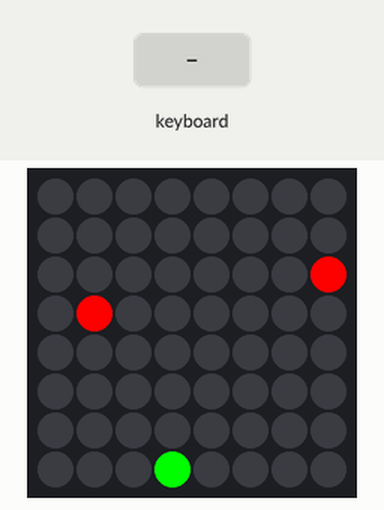
The program below on a simulated Raspberry Pi (BCM pin numbers) with a Sense HAT. Parts: the Sense HAT's 8×8 RGB LED matrix. The test bench sets the inputs (shaded band). Random numbers come from a fixed seed; the 64×8 strip is a reading aid, not a part: it shows the text the matrix is scrolling, unrolled, one strip-width of it at a time.

Above: at 11.7 s.
11.8 s: key left typed on the keyboard
At 12.3 s:
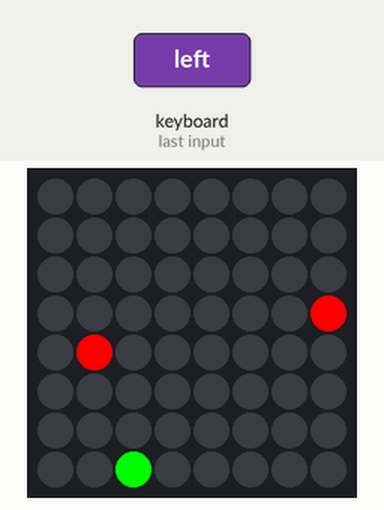
At 14.8 s:
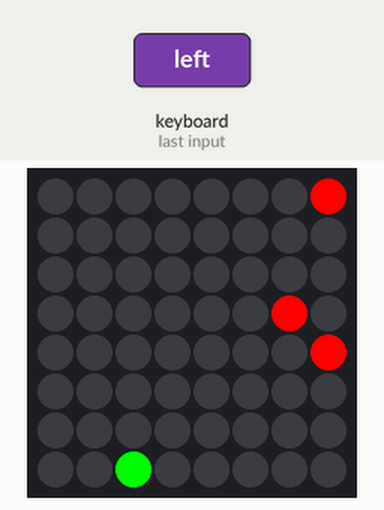
14.9 s: key right typed on the keyboard
At 15.5 s:
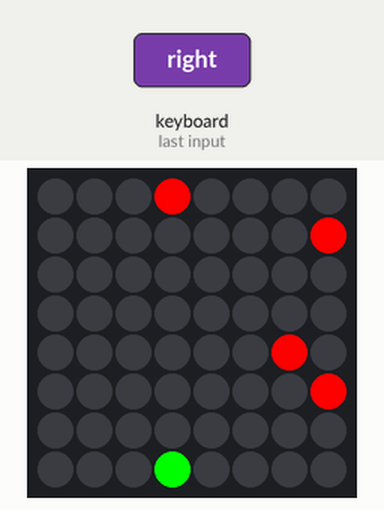

Measured:
- what the display in image 1 shows lasts 0.5 s, from 12.0 s to 12.5 s

The program:

DodgeThePixelGame.py
```python
from sense_hat import SenseHat
import time
import random
import keyboard

# Initialize Sense HAT
sense = SenseHat()
sense.clear()

# Colors
ship_color = (0, 255, 0)      # Green spaceship
asteroid_color = (255, 0, 0)  # Red asteroids
bg_color = (0, 0, 0)          # Black background

# Game variables
ship_position = 3            # Initial spaceship position (bottom row, center)
asteroids = []               # List to track asteroids
score = 0                    # Initial score
level = 1                    # Initial level of the game
max_level = 5                # Maximum level
level_speeds = [0.5, 0.4, 0.3, 0.2, 0.1]  # Speed thresholds for each level

# Function to draw spaceship and asteroids on the LED matrix
def draw():
    sense.clear(bg_color)
    # Draw spaceship
    sense.set_pixel(ship_position, 7, ship_color)
    # Draw asteroids
    for asteroid in asteroids:
        sense.set_pixel(asteroid[0], asteroid[1], asteroid_color)

# Function to update asteroid positions and check for collisions
def update_asteroids():
    global score, level
    new_asteroids = []
    for asteroid in asteroids:
        # Move asteroid down by one row
        asteroid[1] += 1
        # Check for collision with spaceship
        if asteroid[1] == 7 and asteroid[0] == ship_position:
            sense.show_message("Game Over!", text_colour=(255, 0, 0))
            sense.show_message("Score: " + str(score), text_colour=(255, 255, 255))
            return False
        # Only keep asteroids that are still on the screen
        if asteroid[1] < 8:
            new_asteroids.append(asteroid)
        else:
            # Increase score when asteroid is dodged
            score += 1
    # Add a new asteroid at the top with random x position
    if random.random() < 0.3:  # 30% chance to spawn a new asteroid each update
        new_asteroids.append([random.randint(0, 7), 0])
    # Update the list of asteroids
    asteroids.clear()
    asteroids.extend(new_asteroids)
    return True

# Function to check if the player should level up
def check_level_up():
    global level
    if score >= level * 10 and level < max_level:
        level += 1
        sense.show_message(f"Level {level}", text_colour=(0, 255, 255))

# Main game loop
sense.show_message("Dodge the Pixel", text_colour=(0, 255, 0))
running = True
while running:
    # Draw everything
    draw()
    # Update asteroid positions and check for collisions
    running = update_asteroids()
    # Check if the player should level up
    check_level_up()
    # Wait for a brief moment based on game speed
    time.sleep(level_speeds[level - 1])
    # Check for keyboard input to move spaceship
    if keyboard.is_pressed("left") and ship_position > 0:
        ship_position -= 1
        time.sleep(0.1)  # Add delay to prevent rapid movement
    elif keyboard.is_pressed("right") and ship_position < 7:
        ship_position += 1
        time.sleep(0.1)

# Clear screen at the end of the game
sense.clear()
```
